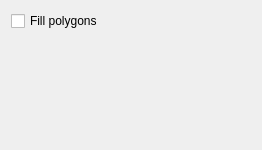
<?xml version="1.0" encoding="UTF-8"?>
<ui version="4.0">
 <class>TopologyBoundaryResolverLayerOptionsWidget</class>
 <widget class="QWidget" name="TopologyBoundaryResolverLayerOptionsWidget">
  <property name="geometry">
   <rect>
    <x>0</x>
    <y>0</y>
    <width>262</width>
    <height>150</height>
   </rect>
  </property>
  <layout class="QVBoxLayout" name="verticalLayout">
   <item>
    <widget class="QCheckBox" name="fill_polygons">
     <property name="text">
      <string>Fill polygons</string>
     </property>
    </widget>
   </item>
   <item>
    <spacer name="verticalSpacer">
     <property name="orientation">
      <enum>Qt::Vertical</enum>
     </property>
     <property name="sizeHint" stdset="0">
      <size>
       <width>0</width>
       <height>0</height>
      </size>
     </property>
    </spacer>
   </item>
  </layout>
 </widget>
 <resources>
  <include location="../qt-resources/qt_widgets.qrc"/>
  <include location="../qt-resources/qt_widgets.qrc"/>
 </resources>
 <connections/>
</ui>
